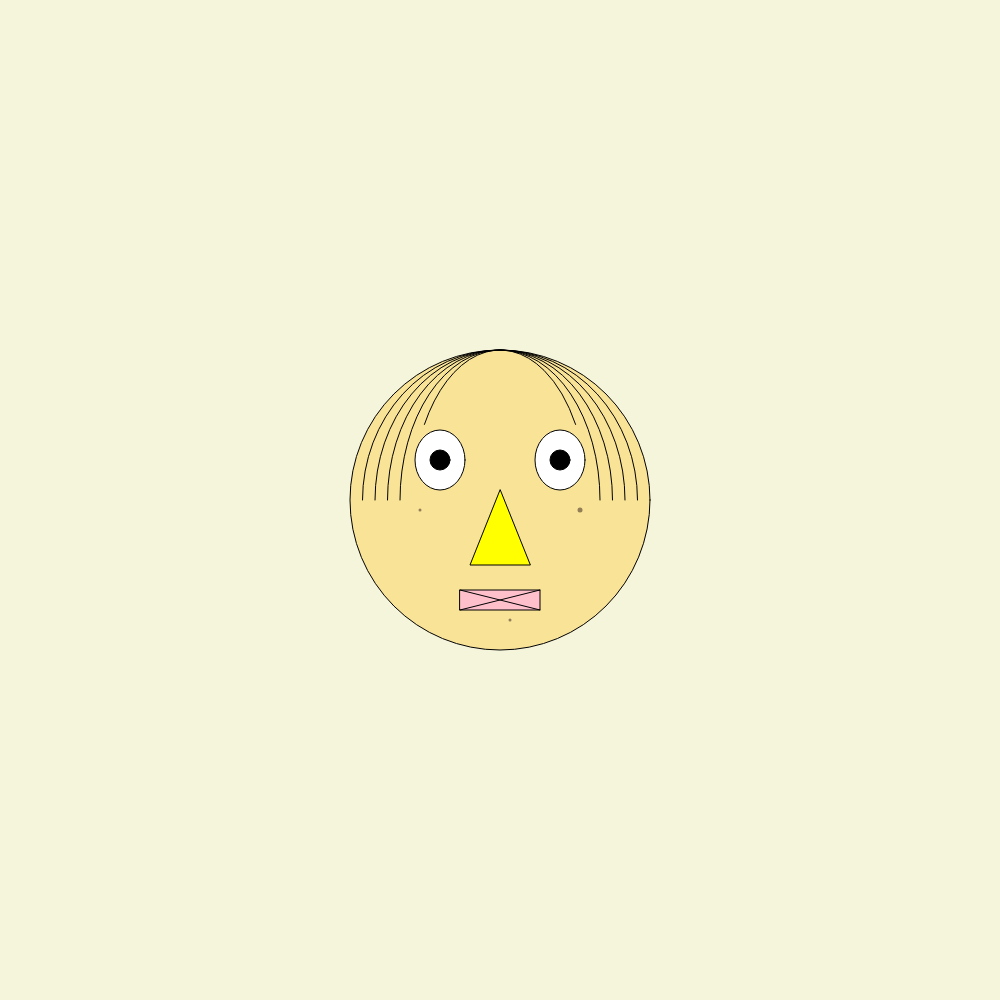
Frame 1 (no input)
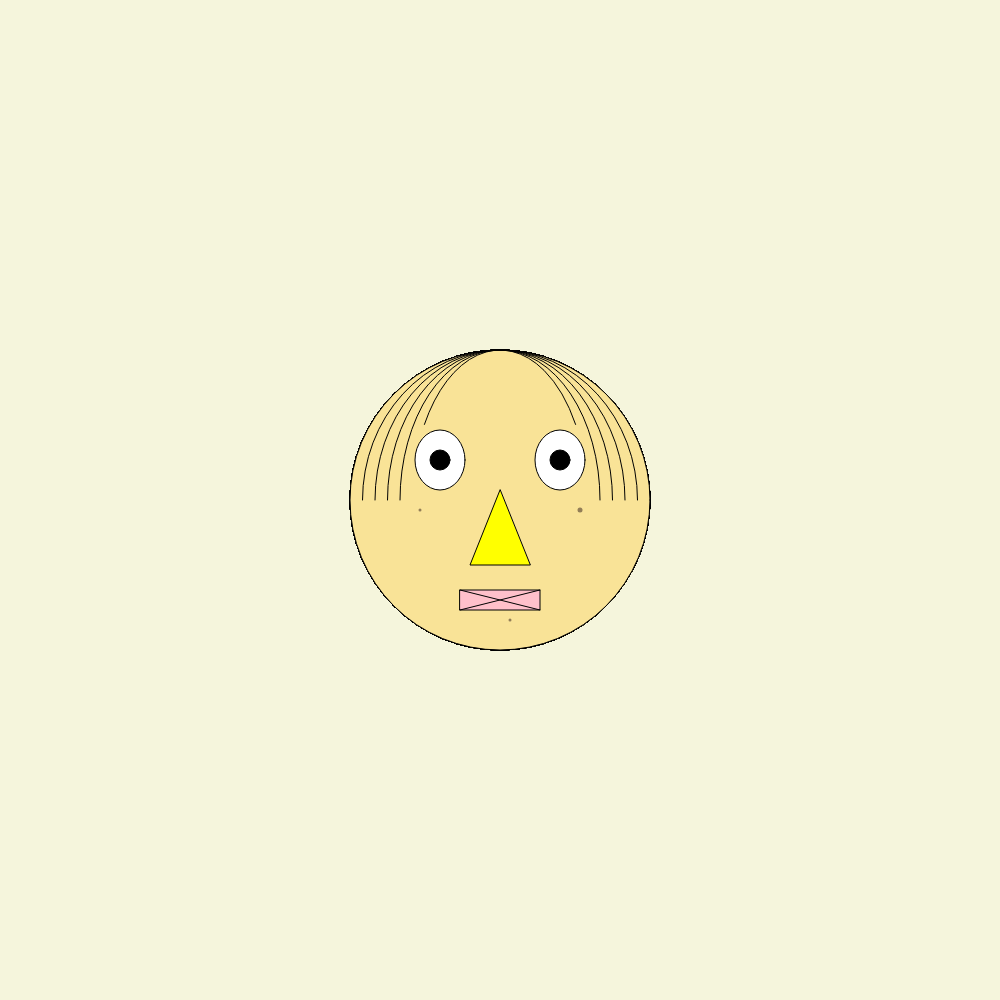
Frame 60 (no input)
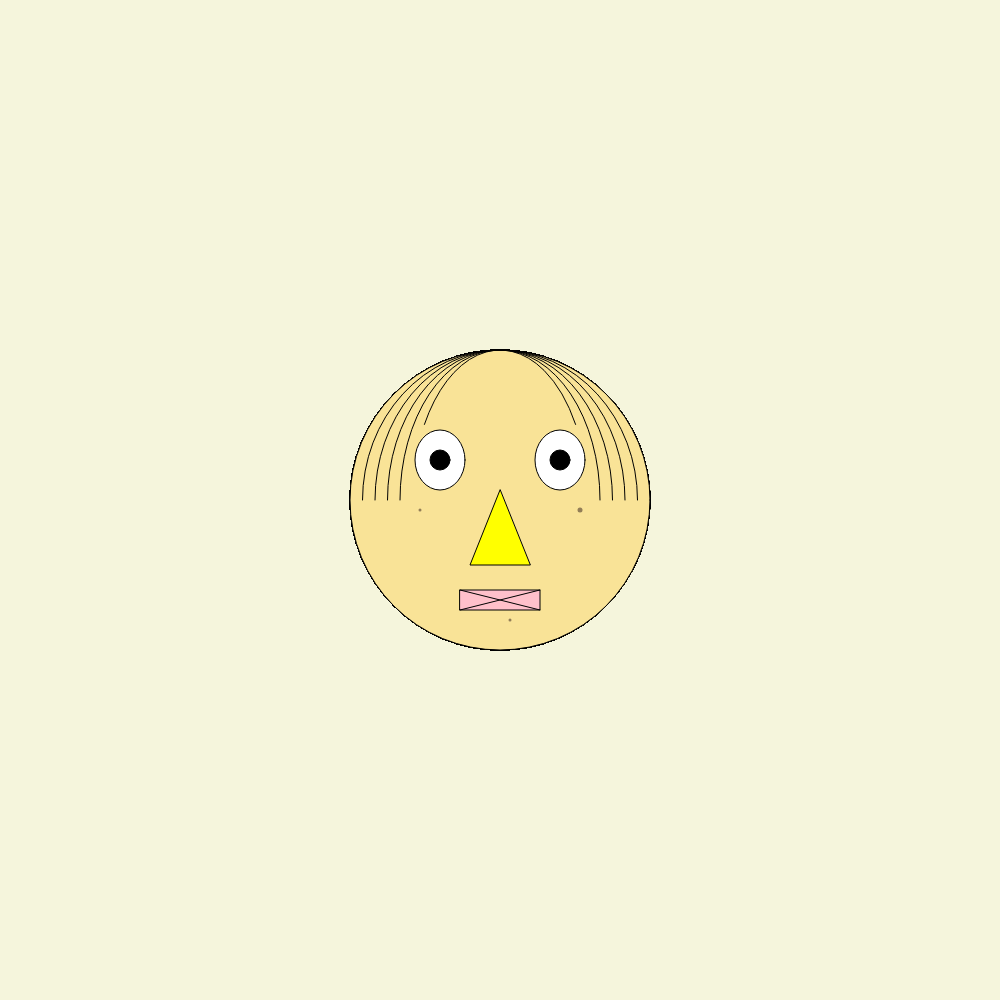
Frame 120 (the mouse pressed at the canvas centre since frame 60)

The p5.js sketch that drew these frames (run headless with seeded random() and noise() and a simulated clock; from frame 60 on, the mouse is pressed at the canvas centre):

// p5.js sketch
// ── sketch.js
var posX = 0;
var posY = 0;

function setup() {
    createCanvas(1000, 1000); 
    background("beige");
  

   posX = width/2;
   posY = height/2;


}

function draw() {

    stroke(0);
    strokeWeight(1);
    fill("#F9E397");
    ellipse(posX, posY, 300, 300);
    fill("pink");
    rect(posX -40, posY + 90, 80, 20);
    fill(255);
    ellipse(posX-60,posY-40, 50, 60);
    ellipse(posX+60,posY-40, 50, 60);
    fill(0);
    ellipse(posX-60,posY-40, 20, 20);
    ellipse(posX+60,posY-40, 20, 20);   
    fill("yellow");
    triangle(posX,posY - 10,posX-30,posY + 65,posX+30,posY +65);
     
    stroke(0);
    line(posX - 40, posY+ 110, posX + 40, posY + 90);
    line(posX - 40, posY+ 90, posX + 40, posY + 110);

     noFill();
    arc(posX,posY,175,300, PI+QUARTER_PI, TWO_PI-QUARTER_PI);
    arc(posX,posY,200,300, PI, TWO_PI);
    arc(posX,posY,225,300, PI, TWO_PI);
    arc(posX,posY,250,300, PI, TWO_PI);
    arc(posX,posY,275,300, PI, TWO_PI);
    
    stroke("#937E57");
    strokeWeight(5);
    point(posX + 80,posY + 10);
    strokeWeight(3);
    point(posX - 80,posY + 10);
    point(posX + 10,posY + 120);

}
